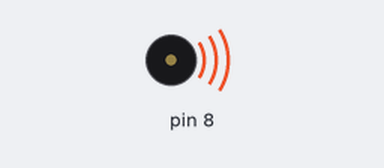
Recording of a sketch running on a simulated Arduino Uno, built with avr-gcc and run on an emulated ATmega328P. Shown: buzzer (waves = sounding).

Above: at 0.7 s.
At 6.27 s:
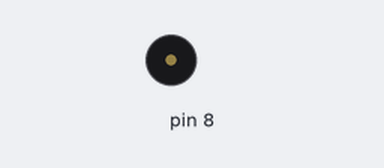
Timing chart, 0 to 6.6 s (numbered marks = the images above):
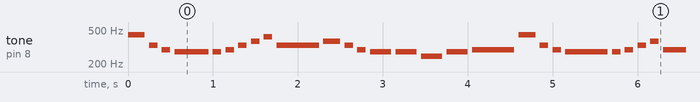

Measured:
- by itself, tone on pin 8: plays 440 Hz for 0.20 s, 330 Hz for 0.10 s, 294 Hz for 0.10 s, 277 Hz for 0.40 s, 277 Hz for 0.10 s, 294 Hz for 0.10 s … (520 notes in this stretch)

The sketch:

passive_buzzer.ino
```cpp
//www.elegoo.com
//2016.12.08

// www.elegoo.com
// 2016.12.08


#include "pitches.h"

// Notes in the melody of "Mary Had a Little Lamb":
int melody[] = {
  NOTE_A4, NOTE_E4, NOTE_D4, NOTE_CS4, NOTE_CS4, NOTE_D4, NOTE_E4,
  NOTE_FS4, NOTE_GS4, NOTE_E4, NOTE_FS4, NOTE_E4, NOTE_D4,
  NOTE_CS4, NOTE_CS4, NOTE_B3, NOTE_CS4, NOTE_D4,

  NOTE_A4, NOTE_E4, NOTE_D4, NOTE_CS4, NOTE_CS4, NOTE_D4, NOTE_E4,
  NOTE_FS4, NOTE_D4, NOTE_FS4, NOTE_E4, NOTE_D4, NOTE_CS4,
  NOTE_B3, NOTE_CS4, NOTE_D4, NOTE_FS4, NOTE_E4, NOTE_D4, NOTE_CS4, NOTE_B3, NOTE_A3,
};

int duration[] = {
  200, 100, 100, 400, 100, 100, 100,
  100, 100, 500, 200, 100, 100,
  250, 250, 250, 250, 500,

  200, 100, 100, 500, 100, 100, 100,
  100, 500, 100, 100, 100, 100,
  100, 100, 100, 100, 100, 100, 100, 100, 300
};

void setup() {

}

void loop() {
  for (int thisNote = 0; thisNote < sizeof(melody) / sizeof(melody[0]); thisNote++) {
    tone(8, melody[thisNote], duration[thisNote]);
    delay(duration[thisNote] + 50); // Add a slight gap between notes
  }
  delay(1000); // Pause between repetitions
}

// www.elegoo.com
// 2016.12.08

// www.elegoo.com
// 2016.12.08
```
